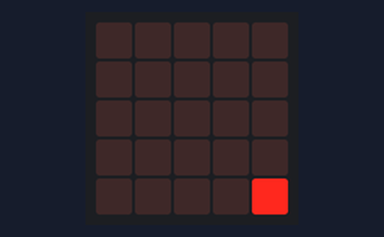
The program below on a simulated BBC micro:bit (MakeCode). Shown: the board's 5×5 LED display.

Above: at 0.1 s.
At 0.6 s:
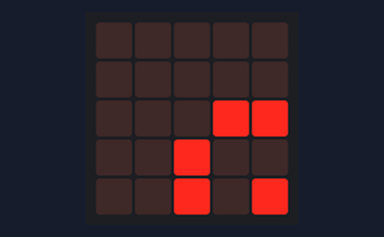
At 1.21 s:
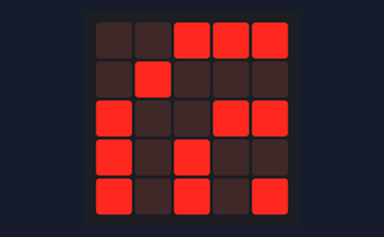

The program:

main.ts
```typescript
basic.forever(function () {
    basic.showLeds(`
        . . . . .
        . . . . .
        . . . . .
        . . . . .
        . . . . #
        `)
    basic.pause(100)
    basic.showLeds(`
        . . . . .
        . . . . .
        . . . # #
        . . # . .
        . . # . #
        `)
    basic.pause(100)
    basic.showLeds(`
        . . # # #
        . # . . .
        # . . # #
        # . # . .
        # . # . #
        `)
})
```

test.ts
```typescript
// テストはここに来ます。このパッケージが拡張機能として使用されるときにはコンパイルされません。
```

Measured:
- by itself, everything shown: repeats every 1.4 s, in 3 steps
- what the display in image 1 shows lasts 0.5 s, from 0.5 s to 1.0 s
- what the display in image 2 shows lasts 0.4 s, from 1.0 s to 1.4 s
